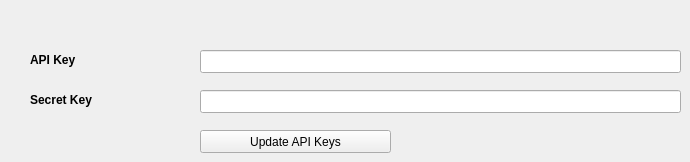
   <widget class="QWidget" name="ApiSettings">
    <attribute name="title">
     <string>Settings</string>
    </attribute>
    <widget class="QLineEdit" name="ApiKeyInput">
     <property name="geometry">
      <rect>
       <x>200</x>
       <y>50</y>
       <width>481</width>
       <height>23</height>
      </rect>
     </property>
     <property name="text">
      <string/>
     </property>
    </widget>
    <widget class="QLabel" name="label">
     <property name="geometry">
      <rect>
       <x>30</x>
       <y>90</y>
       <width>91</width>
       <height>20</height>
      </rect>
     </property>
     <property name="font">
      <font>
       <weight>75</weight>
       <bold>true</bold>
      </font>
     </property>
     <property name="text">
      <string>Secret Key</string>
     </property>
    </widget>
    <widget class="QLabel" name="label_2">
     <property name="geometry">
      <rect>
       <x>30</x>
       <y>50</y>
       <width>81</width>
       <height>20</height>
      </rect>
     </property>
     <property name="font">
      <font>
       <weight>75</weight>
       <bold>true</bold>
      </font>
     </property>
     <property name="text">
      <string>API Key</string>
     </property>
    </widget>
    <widget class="QLineEdit" name="SecretKeyInput">
     <property name="geometry">
      <rect>
       <x>200</x>
       <y>90</y>
       <width>481</width>
       <height>23</height>
      </rect>
     </property>
    </widget>
    <widget class="QPushButton" name="UpdateKeys">
     <property name="geometry">
      <rect>
       <x>200</x>
       <y>130</y>
       <width>191</width>
       <height>23</height>
      </rect>
     </property>
     <property name="text">
      <string>Update API Keys</string>
     </property>
    </widget>
    <zorder>label</zorder>
    <zorder>ApiKeyInput</zorder>
    <zorder>label_2</zorder>
    <zorder>SecretKeyInput</zorder>
    <zorder>UpdateKeys</zorder>
   </widget>
